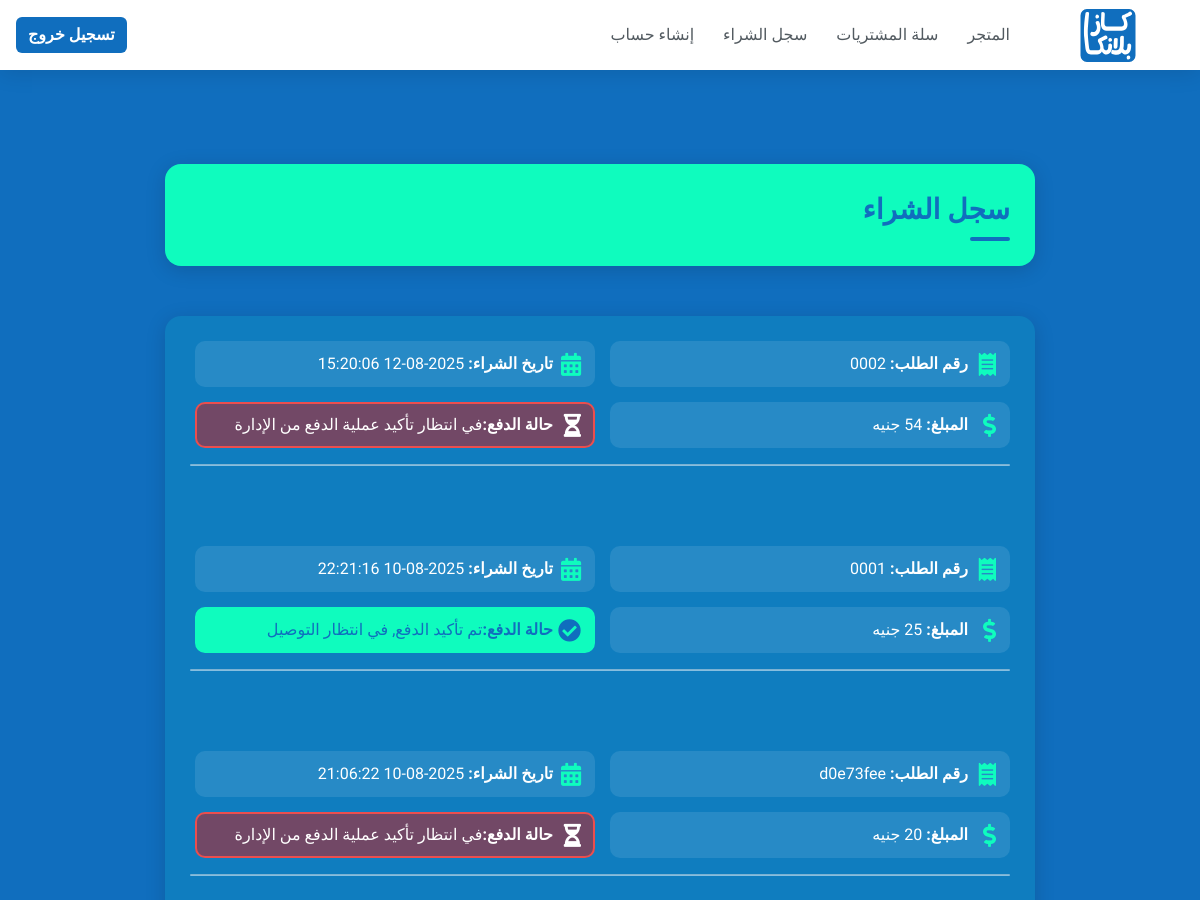
Before: /purchase-history/ (signed in, upper part) with the older database file.
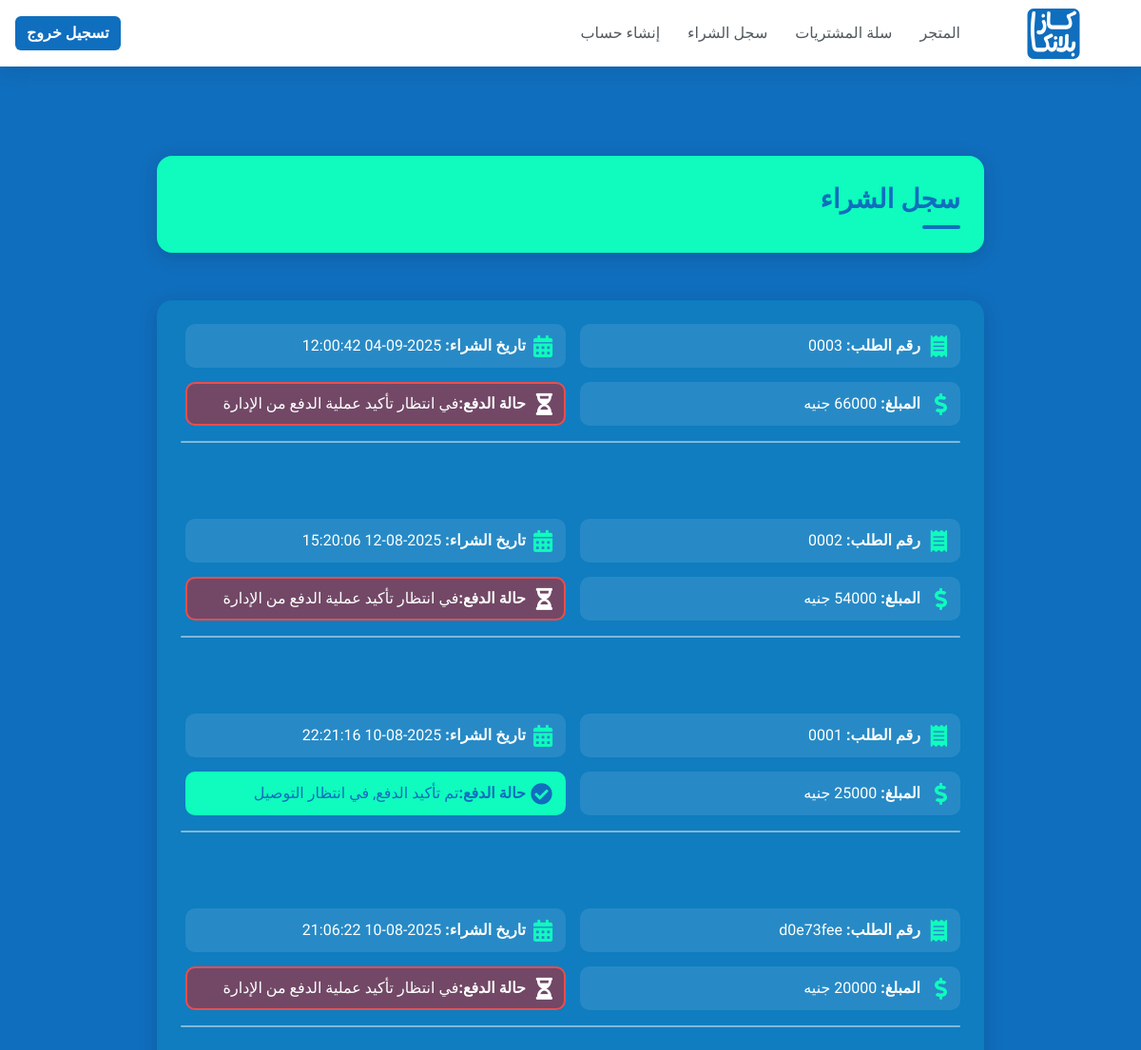
After: the same page with the newer database file.
### store/models.py (models this page shows, shortened)
class Payment(models.Model):
    customer = models.ForeignKey(Customer, on_delete=models.CASCADE)
    order = models.ForeignKey(Order, on_delete=models.CASCADE)
    transaction_id = models.CharField(max_length=200)
    amount = models.DecimalField(max_digits=10, decimal_places=0,default=0)
    date_paid = models.DateTimeField(auto_now_add=True)
    is_confirmed = models.BooleanField(default=False, verbose_name="Is Confirmed?")

class Order(models.Model):
    customer = models.ForeignKey(Customer, on_delete=models.SET_NULL, null=True, blank=True)
    date_ordered = models.DateTimeField(auto_now_add=True)
    complete = models.BooleanField(default=False, null=True, blank=False)
    transaction_id = models.CharField(max_length=200, null=True)
    @property
    def get_cart_total(self):
        orderitems = self.orderitem_set.all()
        total = sum([item.get_total for item in orderitems])
        return total

### store/views.py (the view)
# urls.py: path('purchase-history/', views.purchase_history_view, name='purchase_history'),
@login_required(login_url='login')
def purchase_history_view(request):
    customer = request.user.customer
    payments = Payment.objects.filter(customer=request.user.customer).order_by('-date_paid')
    return render(request, 'store/purchase_history.html', {'payments': payments})

### store/models.py (called while the page is built)
    @property
    def get_total(self):
        total = self.product.price * self.quantity
        return total

### store/templates/store/purchase_history.html (shortened to what this page needs)
{% extends 'store/main.html' %}
{% load static %}
{% block content %}
<link rel="stylesheet" type="text/css" href="{% static 'css/purchase_history.css' %}">
<div class="purchase-content">
    <div class="title-box col-lg-6 mx-auto" dir="rtl">
        <div class="title"><strong>سجل الشراء</strong></div>
    </div>
    <div class="col-lg-6 mx-auto" dir="rtl">
        {% if payments %}
            {% for payment in payments %}
                <div class="purchase-box">
                    <div class="purchase-item">
                        <i class="fas fa-receipt"></i>
                        <p><strong>رقم الطلب:</strong> {{payment.order.transaction_id}}</p>
                    </div>
                    <div class="purchase-item">
                        <i class="fas fa-calendar-alt"></i>
                        <p><strong>تاريخ الشراء:</strong> {{payment.date_paid|date:"Y-m-d H:i:s"}}</p>
                    </div>
                    <div class="purchase-item">
                        <i class="fas fa-dollar-sign"></i>
                        <p><strong>المبلغ:</strong> {{payment.order.get_cart_total}} جنيه</p>
                    </div>
                    <div class="purchase-item payment_status">
                        {% if payment.is_confirmed %}
                                <p class="confirmed"><strong>حالة الدفع:</strong>تم تأكيد الدفع, في انتظار التوصيل</p>
                        {% else %}
                                <i class="fas fa-hourglass-half"></i>
                                <p class="pending"><strong>حالة الدفع:</strong>في انتظار تأكيد عملية الدفع من الإدارة</p>
                        {% endif %}
                    </div>
                </div>
                <hr>
                {% endfor %}
        {% else %}
                <p style="color: #fff; font-weight: 600;">لا توجد مشتريات سابقة</p>
        {% endif %}
    </div>
</div>
{% endblock content %}

Changed rows visible on the page:
added Payment: order.transaction_id "0003", date_paid "2025-09-04 12:00:42", is_confirmed False (drawn), shows "حالة الدفع:"
